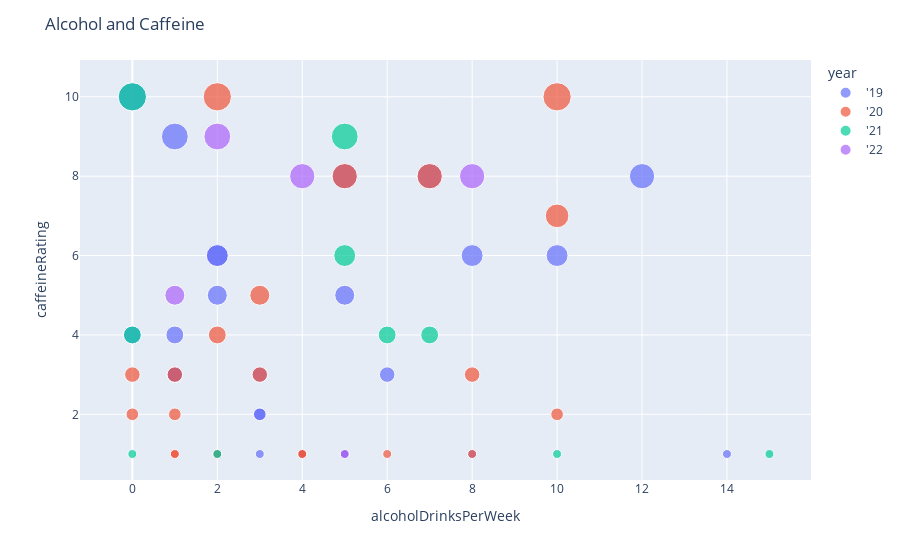

Here is the notebook cell this chart was saved with:
### Code cell
#scatterplot of alcohol and caffeine 
#bigger the dot, more caffeine is consumed
#color grouped by year
fig = px.scatter(file2, x="alcoholDrinksPerWeek", y="caffeineRating", color="year", size = 'caffeineRating',hover_data=['sleepPerNight','caffeineRating'])
fig.update_layout(title_text='Alcohol and Caffeine')
fig.show()
#saving figure
fig.write_image("images/alcandcafscatter.jpeg")

### Figure 1 — Plotly figure (JSON) as saved in the notebook; plotly's stock layout.template omitted (floating-point values rounded to 4 significant figures)
{"data": [{"customdata": [[7, 1], [7, 6], [7, 1], [7, 8], [7, 3], [7, 1], [6, 9], [6, 8], [6, 3], [7, 5], [6, 4], [6, 3], [8, 1], [8, 4], [4, 10], [7, 6], [6, 6], [6, 8], [7, 1], [7, 2], [6, 2], [9, 5], [7, 6], [8, 3]], "hovertemplate": "year='19<br>alcoholDrinksPerWeek=%{x}<br>caffeineRating=%{customdata[1]}<br>sleepPerNight=%{customdata[0]}<extra></extra>", "legendgroup": "'19", "marker": {"color": "#636efa", "size": [1, 6, 1, 8, 3, 1, 9, 8, 3, 5, 4, 3, 1, 4, 10, 6, 6, 8, 1, 2, 2, 5, 6, 3], "sizemode": "area", "sizeref": 0.025, "symbol": "circle"}, "mode": "markers", "name": "'19", "showlegend": true, "type": "scatter", "x": [4, 8, 2, 7, 3, 14, 1, 12, 1, 5, 1, 1, 3, 0, 0, 10, 2, 5, 8, 3, 3, 2, 2, 6], "xaxis": "x", "y": [1, 6, 1, 8, 3, 1, 9, 8, 3, 5, 4, 3, 1, 4, 10, 6, 6, 8, 1, 2, 2, 5, 6, 3], "yaxis": "y"}, {"customdata": [[7, 3], [7, 2], [8, 1], [7, 3], [7, 1], [7, 8], [8, 8], [7, 1], [6, 2], [6, 2], [8, 4], [6, 5], [6, 1], [7, 3], [8, 1], [6, 1], [7, 2], [7, 1], [7, 3], [7, 10], [8, 10], [8, 1], [7, 7]], "hovertemplate": "year='20<br>alcoholDrinksPerWeek=%{x}<br>caffeineRating=%{customdata[1]}<br>sleepPerNight=%{customdata[0]}<extra></extra>", "legendgroup": "'20", "marker": {"color": "#EF553B", "size": [3, 2, 1, 3, 1, 8, 8, 1, 2, 2, 4, 5, 1, 3, 1, 1, 2, 1, 3, 10, 10, 1, 7], "sizemode": "area", "sizeref": 0.025, "symbol": "circle"}, "mode": "markers", "name": "'20", "showlegend": true, "type": "scatter", "x": [3, null, 2, 0, 1, 7, 5, 6, 10, 1, 2, 3, 4, 8, 5, 8, 0, 1, 1, 10, 2, 4, 10], "xaxis": "x", "y": [3, 2, 1, 3, 1, 8, 8, 1, 2, 2, 4, 5, 1, 3, 1, 1, 2, 1, 3, 10, 10, 1, 7], "yaxis": "y"}, {"customdata": [[8, 1], [7, 3], [8, 6], [8, 10], [6, 4], [7, 1], [7, 4], [5, 9], [7, 1], [7, 4], [6, 1], [8, 1]], "hovertemplate": "year='21<br>alcoholDrinksPerWeek=%{x}<br>caffeineRating=%{customdata[1]}<br>sleepPerNight=%{customdata[0]}<extra></extra>", "legendgroup": "'21", "marker": {"color": "#00cc96", "size": [1, 3, 6, 10, 4, 1, 4, 9, 1, 4, 1, 1], "sizemode": "area", "sizeref": 0.025, "symbol": "circle"}, "mode": "markers", "name": "'21", "showlegend": true, "type": "scatter", "x": [2, null, 5, 0, 7, 0, 0, 5, 5, 6, 15, 10], "xaxis": "x", "y": [1, 3, 6, 10, 4, 1, 4, 9, 1, 4, 1, 1], "yaxis": "y"}, {"customdata": [[7, 1], [7, 8], [7, 5], [7, 1], [6, 8], [8, 9], [5, 10]], "hovertemplate": "year='22<br>alcoholDrinksPerWeek=%{x}<br>caffeineRating=%{customdata[1]}<br>sleepPerNight=%{customdata[0]}<extra></extra>", "legendgroup": "'22", "marker": {"color": "#ab63fa", "size": [1, 8, 5, 1, 8, 9, 10], "sizemode": "area", "sizeref": 0.025, "symbol": "circle"}, "mode": "markers", "name": "'22", "showlegend": true, "type": "scatter", "x": [5, 4, 1, 5, 8, 2, null], "xaxis": "x", "y": [1, 8, 5, 1, 8, 9, 10], "yaxis": "y"}], "layout": {"legend": {"itemsizing": "constant", "title": {"text": "year"}, "tracegroupgap": 0}, "margin": {"t": 60}, "title": {"text": "Alcohol and Caffeine"}, "xaxis": {"anchor": "y", "domain": [0, 1], "title": {"text": "alcoholDrinksPerWeek"}}, "yaxis": {"anchor": "x", "domain": [0, 1], "title": {"text": "caffeineRating"}}}}
